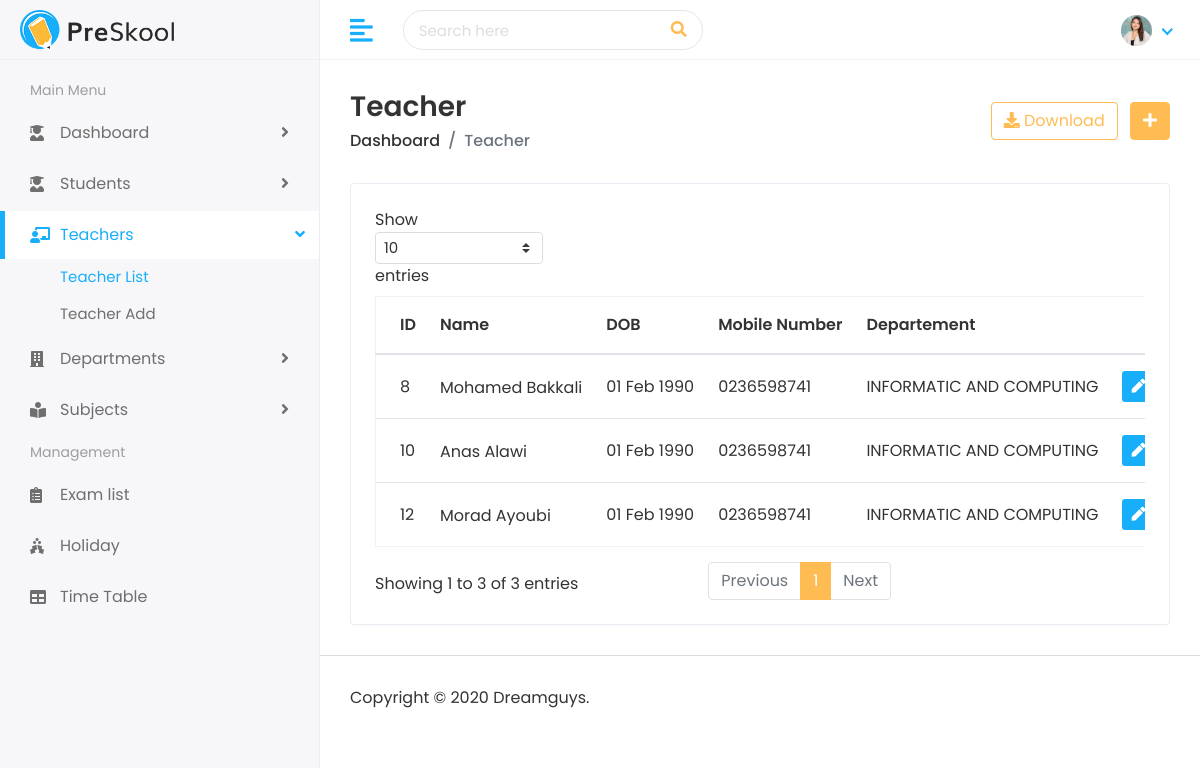
The app's page /teacher/teachers/ (signed in), older data.
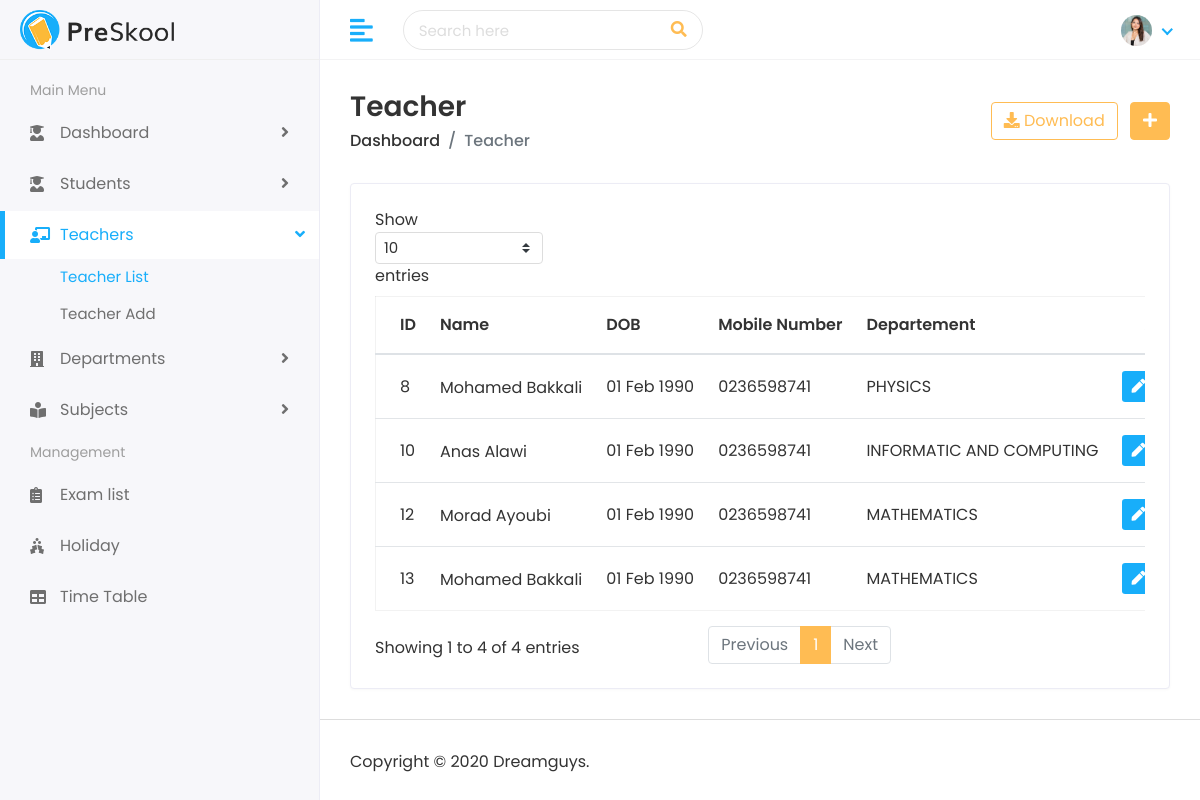
The same page, newer data.
### teacher/models.py (models this page shows, shortened)
class Teacher(models.Model):
    first_name = models.CharField(max_length=100)
    last_name = models.CharField(max_length=100)
    gender = models.CharField(max_length=10, choices=[('Male','Male'), ('Female','Female')])
    date_of_birth = models.DateField()
    joining_date = models.DateField()
    mobile_number = models.CharField(max_length=15)
    teacher_image = models.ImageField(upload_to='teachers/', blank=True)
    departement = models.ForeignKey(
        Departement,
        on_delete=models.SET_NULL,
        null=True,
        blank=True,
        related_name='teachers'
    )
    subjects = models.ManyToManyField(
        Subject,
        blank=True,
        related_name='teachers'
    )

### departement/models.py (models this page shows, shortened)
class Departement(models.Model):
    name = models.CharField(max_length=150, unique=True)
    code = models.CharField(max_length=10, unique=True)
    description = models.TextField(blank=True, null=True)
    created_at = models.DateField(auto_now_add=True)

### teacher/views.py (the view)
# urls.py: path('teachers/', views.teacher_list, name="teacher_list"),
@login_required
@user_passes_test(is_admin_or_teacher)
def teacher_list(request):
    teacher_list = Teacher.objects.all()
    context = {'teacher_list' : teacher_list}
    return render(request, 'teachers/teachers.html', context)

### teacher/views.py (called while the page is built)
def is_admin_or_teacher(user):
    return user.is_authenticated and (user.is_admin or user.is_teacher)

### templates/teachers/teachers.html (shortened to what this page needs)
{% extends 'Home/base.html' %}
{% load static %}
{% block body %}
         <div class="page-wrapper">
            <div class="content container-fluid">
               <div class="page-header">
                  <div class="row align-items-center">
                     <div class="col">
                        <h3 class="page-title">Teacher</h3>
                        <ul class="breadcrumb">
                           <li class="breadcrumb-item"><a href="{% url 'dashboard' %}">Dashboard</a></li>
                           <li class="breadcrumb-item active">Teacher</li>
                        </ul>
                     </div>
                     <div class="col-auto text-right float-right ml-auto">
                        <a href="#" class="btn btn-outline-primary mr-2"><i class="fas fa-download"></i> Download</a>
                        {% if request.user.is_admin %}
                        <a href="{% url 'add_teacher' %}" class="btn btn-primary"><i class="fas fa-plus"></i></a>
                        {% endif %}
                     </div>
                  </div>
               </div>
               <div class="row">
                  <div class="col-sm-12">
                     <div class="card card-table">
                        <div class="card-body">
                           <div class="table-responsive">
                              <table class="table table-hover table-center mb-0 datatable">
                                 <thead>
                                    <tr>
                                       <th>ID</th>
                                       <th>Name</th>
                                       <th>DOB</th>
                                       <th>Mobile Number</th>
                                       <th>Departement</th>
                                       {% if request.user.is_admin %}
                                       <th class="text-right">Action</th>
                                       {% endif %}
                                    </tr>
                                 </thead>
                                 <tbody>
                                    {% for teacher in teacher_list %}
                                    <tr>
                                       <td>{{ teacher.id}}</td>
                                       <td>
                                          <h2 class="table-avatar">
                                             <a href="{% url 'view_teacher' teacher.id %}">{{ teacher.first_name }} {{ teacher.last_name}}</a>
                                          </h2>
                                       </td>
                                       <td>{{ teacher.date_of_birth|date:"d M Y" }}</td>
                                       <td>{{ teacher.mobile_number }}</td>
                                       <td>{{ teacher.departement.name }}</td>
                                       <td class="text-right">
                                          {% if request.user.is_admin %}
                                          <div class="actions">
                                             <a href="{% url 'edit_teacher' teacher.id %}" class="btn btn-sm bg-success-light mr-2">
                                                 <i class="fas fa-pen"></i>
                                             </a>
                                         </div>
                                         {% endif %}
                                       </td>
                                    </tr>
                                    {% endfor %}
                                 </tbody>
                              </table>
                           </div>
                        </div>
                     </div>
                  </div>
               </div>
            </div>
            <footer>
               <p>Copyright © 2020 Dreamguys.</p>
            </footer>
         </div>
      </div>
   </body>
</html>
{% endblock %}

Row changes from the older to the newer data that the page shows:
changed Teacher id 8: departement.name "INFORMATIC AND COMPUTING" → "PHYSICS"
changed Teacher "Morad": departement.name "INFORMATIC AND COMPUTING" → "MATHEMATICS"
added Teacher: id "13", first_name "Mohamed", last_name "Bakkali", date_of_birth "01 Feb 1990", mobile_number "0236598741", departement.name "MATHEMATICS"
Text that changed along with them:
text written by a page script: "Show entries Showing 1 to 3 of 3 entries Previous 1 Next" → "Show entries Showing 1 to 4 of 4 entries Previous 1 Next"
